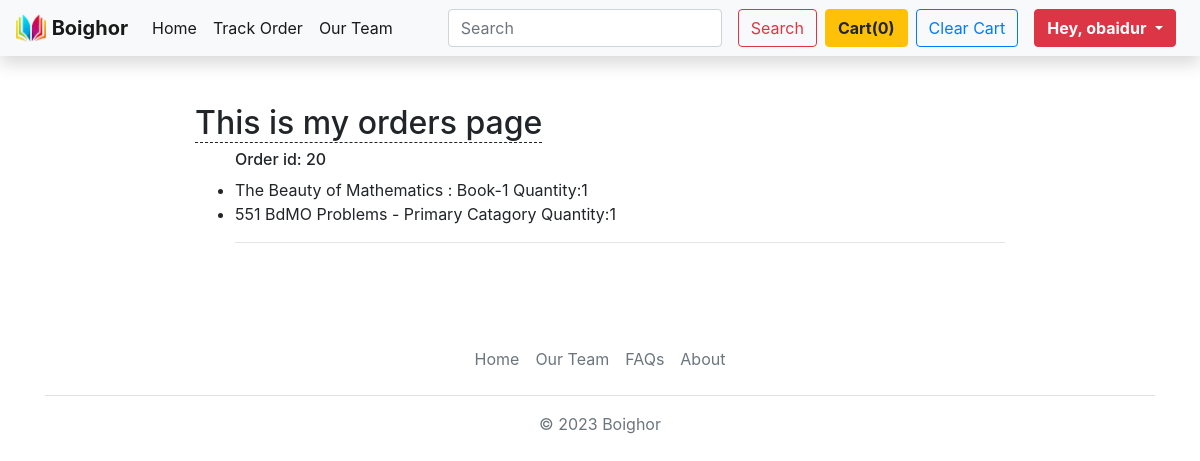
/orders (signed in), run on the app's committed database.
### home/models.py (models this page shows)
class Order(models.Model):
    order_id = models.AutoField(primary_key=True)
    items_json = models.CharField(max_length=50000)
    name = models.CharField(max_length=900)
    email = models.CharField(max_length=1101)
    address = models.CharField(max_length=1101)
    city = models.CharField(max_length=1101)
    state = models.CharField(max_length=1101)
    zip_code = models.CharField(max_length=1011)
    phone = models.CharField(max_length=1011, default="")

### home/views.py (the view)
# urls.py: path('orders',views.my_orders,name='orders'),
@login_required(login_url='/loginsignup')
def my_orders(request):
    mail = request.user.email
    orders = Order.objects.filter(email=mail)
    for order in orders:
        order.items_json = json.loads(order.items_json)
    context = {
        'orders': orders,
    }
    return render(request,'home/orders.html',context)

### templates/home/orders.html (shortened to what this page needs)
{% extends 'base.html' %}
{% load static %}
{% load tag_library %}
{% block body %}
<div class="container mt-5" style="width:70%;">
    <h2><span style="border-bottom:1px dashed">This is my orders page</span></h2>
    <ul>
        {% for order in orders %}
            <h6>Order id: {{order.order_id}} </h6>
          {% for key, value in order.items_json.items %}
            <li>{{ value.1 }} Quantity:{{value.0}}</li>
          {% endfor %}
          <hr>
        {% endfor %}
    </ul>
</div>
{% endblock body %}

### templates/base.html (shortened to what this page needs)
<!DOCTYPE html>
<html lang="en">
<head>
  <link rel="stylesheet" href="https://stackpath.bootstrapcdn.com/bootstrap/4.5.0/css/bootstrap.min.css"
 />
  {% load static %}
  <nav class="navbar navbar-expand-lg navbar-light bg-light shadow">
    <a class="navbar-brand" href="/">
      <img src="../media/home/images/img/mainlogo.png" width="30" height="30" class="d-inline-block align-top" />
      <b>Boighor</b>
    </a>
    <div class="collapse navbar-collapse" id="navbarTogglerDemo02">
      <ul class="navbar-nav mr-auto mt-2 mt-lg-0">
        <li class="nav-item active">
          <a class="nav-link" href="/">Home <span class="sr-only">(current)</span></a>
        </li>
        {% if user.is_authenticated %}
        <li class="nav-item active">
          <a class="nav-link" href="TrackOrder">Track Order</a>
        </li>
        {% endif %}
        <li class="nav-item active">
          <a class="nav-link" href="{% url 'our_team' %}">Our Team</a>
        </li>
      </ul>
      <form action="search" method="get" class="form-inline my-2 my-lg-0">
        <input class="form-control mr-sm-2" name="search" id="search" type="search" placeholder="Search" />
        <button class="btn btn-outline-danger my-2 mx-2 my-sm-0" type="submit">
          Search
        </button>
      </form>
      <a href="/checkout" tabindex="0" type="button" id="popcart" class="btn btn-warning" data-trigger="focus"
        role="button" data-html="true" data-container="body" data-toggle="popover" data-placement="bottom"
        title="All Cart Items" data-content="Vivamus
sagittis lacus vel augue laoreet rutrum faucibus.">
        <b>Cart(<span id="cart">0</span>)</b>
      </a>
      <button type="button " id="yoclear" class="btn btn-outline-primary mx-2">
        Clear Cart
      </button>
      {% if user.is_authenticated %}
      <div class="btn-group">
        <button type="button " class="btn btn-danger mx-2 dropdown-toggle" style="box-shadow: none"
          data-toggle="dropdown" aria-haspopup="true" aria-expanded="false">
          <span><b>Hey, {{request.user.username}}</b></span>
        </button>
      </div>
      {% endif %}
    </div>
  </nav>
</head>
<body>
  <div id="page-container">
    <div id="content-wrap">
      {% block body %}{% endblock body %}
    </div>
    <div class="container">
      <footer class="py-3 my-4">
        <ul class="nav justify-content-center border-bottom pb-3 mb-3">
          <li class="nav-item"><a href="/" class="nav-link px-2 text-muted">Home</a></li>
          <li class="nav-item"><a href="{% url 'our_team' %}" class="nav-link px-2 text-muted">Our Team</a></li>
          <li class="nav-item"><a href="#" class="nav-link px-2 text-muted">FAQs</a></li>
          <li class="nav-item"><a href="#" class="nav-link px-2 text-muted">About</a></li>
        </ul>
        <p class="text-center text-muted">&copy; 2023 Boighor</p>
      </footer>
    </div>
  </div>
</body>
</html>

### templates/base.html (style rules this page uses)
#page-container { position: relative; min-height: 100vh; }
#content-wrap { padding-bottom: 2.5rem; }

### data on the page
Order: order_id "20", value "The Beauty of Mathematics : Book-1" "551 BdMO Problems - Primary Catagory", value "1" "1"

### other printed values
{{ request.user.username }} "obaidur"
